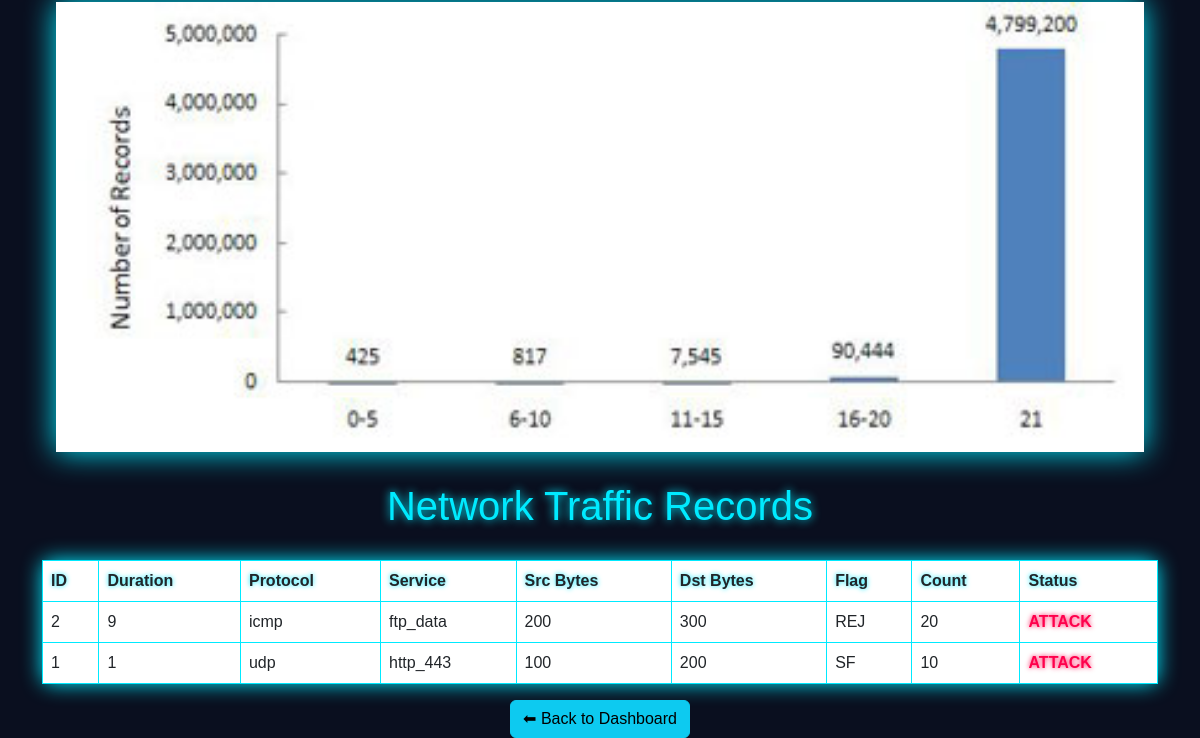
Before: /connections/ (lower part) with the older database file.
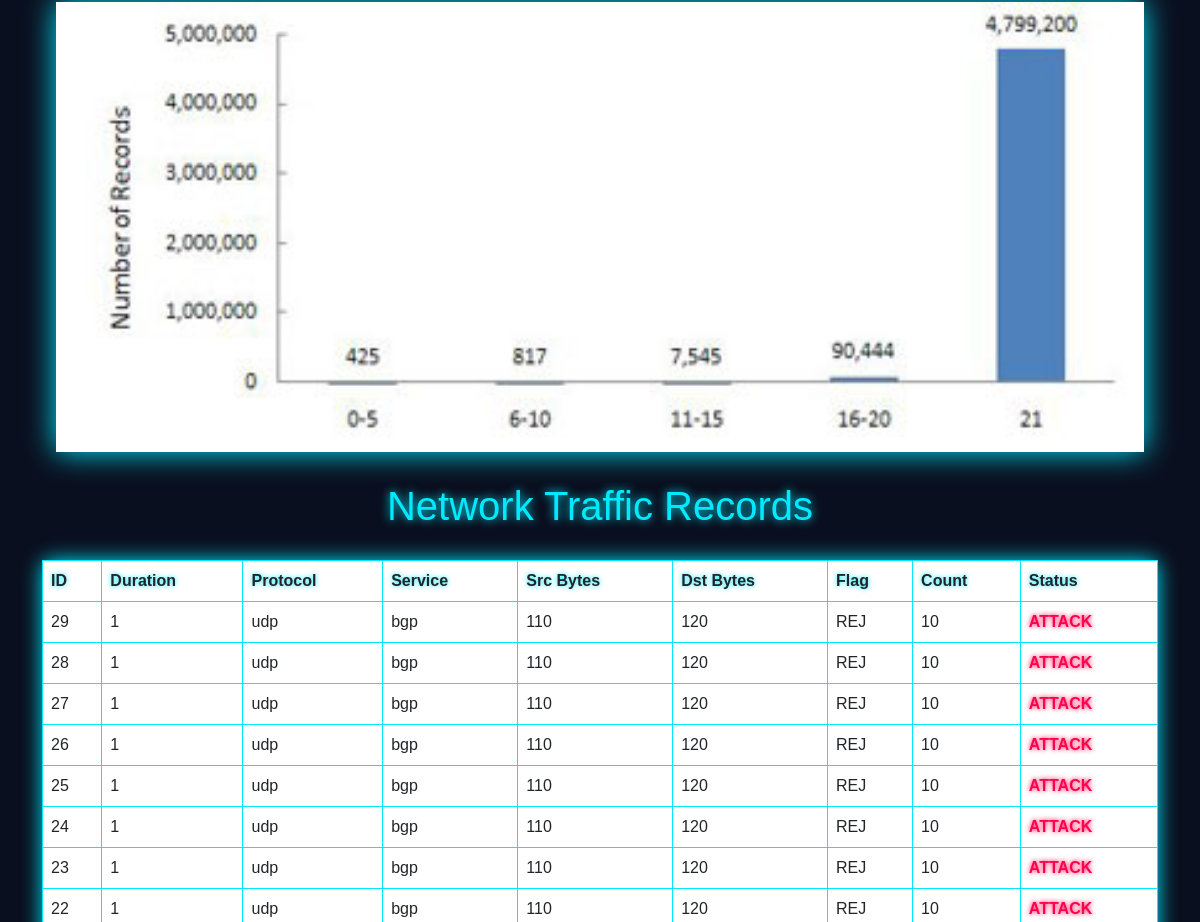
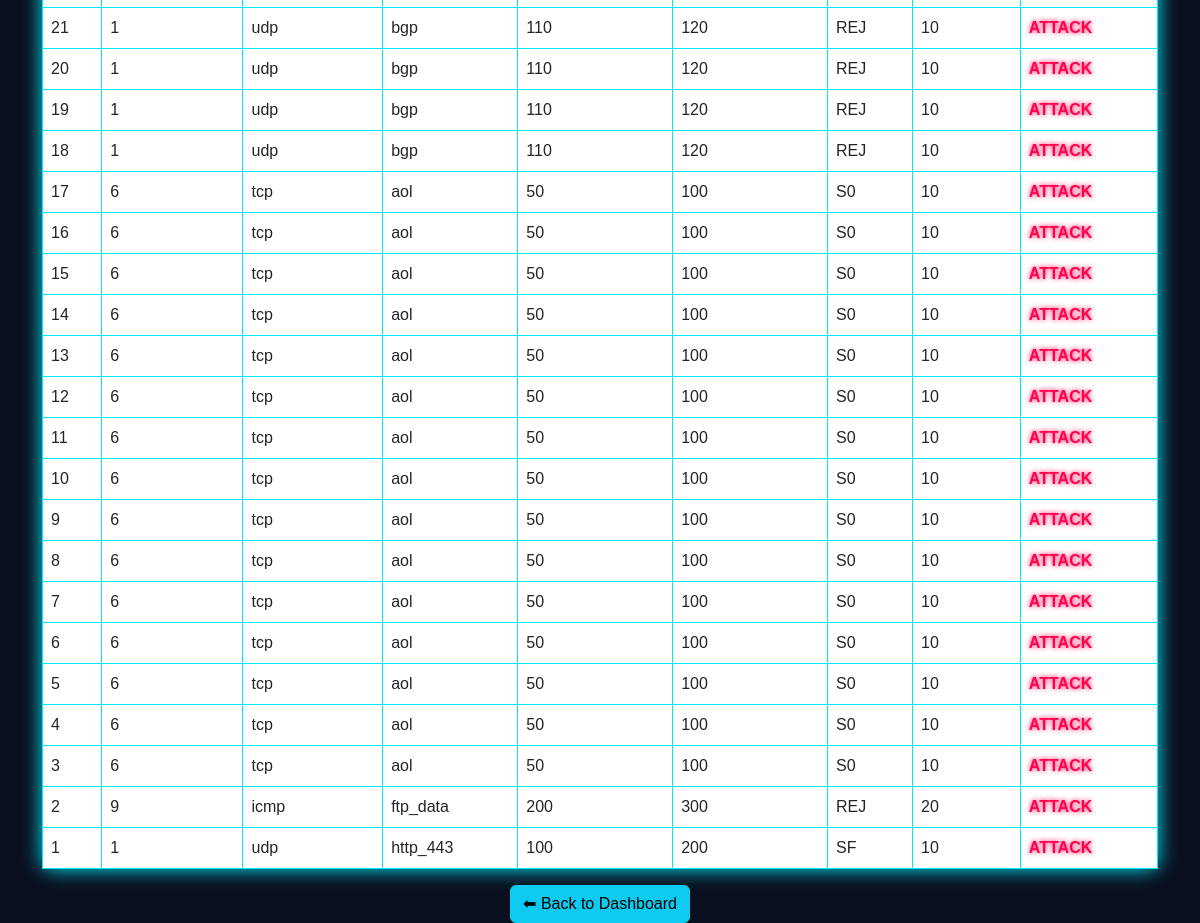
After: the same page with the newer database file (2 pictures, top to bottom).
### p_app/models.py (models this page shows, shortened)
class NetworkConnection(models.Model):
    duration = models.IntegerField()
    protocol_type = models.CharField(
        max_length=10,
        choices=[
            ('tcp', 'tcp'),
            ('udp', 'udp'),
            ('icmp', 'icmp'),
        ]
    )
    service = models.CharField(max_length=50)
    src_bytes = models.IntegerField()
    dst_bytes = models.IntegerField()
    flag = models.CharField(
        max_length=10,
        choices=[
            ('SF', 'SF'), ('S0', 'S0'), ('REJ', 'REJ'), ('RSTR', 'RSTR'),
            ('RSTO', 'RSTO'), ('SH', 'SH'), ('S1', 'S1'), ('S2', 'S2'),
            ('S3', 'S3'), ('OTH', 'OTH'), ('RSTOS0', 'RSTOS0'),
        ]
    )
    wrong_fragment = models.IntegerField()
    urgent = models.IntegerField()
    count = models.IntegerField()
    serror_rate = models.FloatField(null=True, blank=True)
    rerror_rate = models.FloatField(null=True, blank=True)
    same_srv_rate = models.FloatField(null=True, blank=True)
    diff_srv_rate = models.FloatField(null=True, blank=True)
    srv_count = models.IntegerField()
    srv_serror_rate = models.FloatField(null=True, blank=True)
    srv_rerror_rate = models.FloatField(null=True, blank=True)
    srv_diff_host_rate = models.FloatField(null=True, blank=True)
    dst_host_count = models.IntegerField()
    dst_host_srv_count = models.IntegerField()
    dst_host_same_srv_rate = models.FloatField(null=True, blank=True)
    dst_host_diff_srv_rate = models.FloatField(null=True, blank=True)
    dst_host_same_src_port_rate = models.FloatField(null=True, blank=True)
    dst_host_srv_diff_host_rate = models.FloatField(null=True, blank=True)
    dst_host_serror_rate = models.FloatField(null=True, blank=True)
    dst_host_srv_serror_rate = models.FloatField(null=True, blank=True)
    dst_host_rerror_rate = models.FloatField(null=True, blank=True)
    dst_host_srv_rerror_rate = models.FloatField(null=True, blank=True)

### p_app/views.py (the view)
# urls.py: path("connections/", views.connection_list, name="connection_list"),
def connection_list(request):
    connections = NetworkConnection.objects.all().order_by('-id')
    return render(request, "connection_list.html", {"connections": connections})

### p_app/templates/connection_list.html (shortened to what this page needs)
{% load sweetify %}
{% load static %}
<!DOCTYPE html>
<html lang="en">
<head>
    <link href="https://cdn.jsdelivr.net/npm/bootstrap@5.3.3/dist/css/bootstrap.min.css" rel="stylesheet">
    <link rel="stylesheet" href="   ">
    <link rel="stylesheet" href="https://cdn.jsdelivr.net/npm/bootstrap@5.3.0/dist/css/bootstrap.min.css">
</head>
<body>
<div style="
    display: flex;
    justify-content: center;
    align-items: center;
    gap: 40px;
    margin-top: 40px;
    flex-wrap: wrap;
">
    <img src="../static/KDDTrain1.jpg"
         style="height: 450px; filter: drop-shadow(0 0 15px #00eaff);" />
</div>
<h1 style="margin-top: 30px;">Network Traffic Records</h1>
<div class="container mt-4">
    <table class="table table-bordered table-hover cyber-table">
        <thead>
            <tr>
                <th>ID</th>
                <th>Duration</th>
                <th>Protocol</th>
                <th>Service</th>
                <th>Src Bytes</th>
                <th>Dst Bytes</th>
                <th>Flag</th>
                <th>Count</th>
                <th>Status</th>
            </tr>
        </thead>
        <tbody>
            {% for c in connections %}
            <tr>
                <td>{{ c.id }}</td>
                <td>{{ c.duration }}</td>
                <td>{{ c.protocol_type }}</td>
                <td>{{ c.service }}</td>
                <td>{{ c.src_bytes }}</td>
                <td>{{ c.dst_bytes }}</td>
                <td>{{ c.flag }}</td>
                <td>{{ c.count }}</td>
                <td>
                    {% if c.serror_rate > 0 or c.rerror_rate > 0 %}
                        <span class="status-attack">ATTACK</span>
                    {% else %}
                        <span class="status-normal">NORMAL</span>
                    {% endif %}
                </td>
            </tr>
            {% empty %}
            <tr>
                <td colspan="10" class="text-center text-light">No records found</td>
            </tr>
            {% endfor %}
        </tbody>
    </table>
    <div class="text-center">
        <a href="{% url 'dashboard' %}" class="btn btn-info btn-back">⬅ Back to Dashboard</a>
    </div>
</div>
</body>
</html>

### p_app/templates/connection_list.html (style rules this page uses)
body { background-color: #0a0f1f; color: #00eaff; font-family: 'Orbitron', sans-serif; }
h1 { text-align: center; margin-bottom: 30px; color: #00eaff; text-shadow: 0 0 10px #00eaff; }
.cyber-table { background-color: rgba(0, 0, 0, 0.4); border: 1px solid #00eaff; border-radius: 10px; box-shadow: 0 0 20px #00eaff; }
.cyber-table thead { background-color: #001a33; color: #00eaff; text-shadow: 0 0 5px #00eaff; }
.cyber-table tbody tr { color: #d1faff; }
.status-attack { color: #ff004c; font-weight: bold; text-shadow: 0 0 5px #ff004c; }
img { height: 10rem; }

Changed rows visible on the page:
added NetworkConnection: id "29", duration "1", protocol_type "udp", service "bgp", src_bytes "110", dst_bytes "120", flag "REJ", count "10", serror_rate "ATTACK"
added NetworkConnection: id "28", duration "1", protocol_type "udp", service "bgp", src_bytes "110", dst_bytes "120", flag "REJ", count "10", serror_rate "ATTACK"
added NetworkConnection: id "27", duration "1", protocol_type "udp", service "bgp", src_bytes "110", dst_bytes "120", flag "REJ", count "10", serror_rate "ATTACK"
added NetworkConnection: id "26", duration "1", protocol_type "udp", service "bgp", src_bytes "110", dst_bytes "120", flag "REJ", count "10", serror_rate "ATTACK"
added NetworkConnection: id "25", duration "1", protocol_type "udp", service "bgp", src_bytes "110", dst_bytes "120", flag "REJ", count "10", serror_rate "ATTACK"
added NetworkConnection: id "24", duration "1", protocol_type "udp", service "bgp", src_bytes "110", dst_bytes "120", flag "REJ", count "10", serror_rate "ATTACK"
added NetworkConnection: id "23", duration "1", protocol_type "udp", service "bgp", src_bytes "110", dst_bytes "120", flag "REJ", count "10", serror_rate "ATTACK"
added NetworkConnection: id "22", duration "1", protocol_type "udp", service "bgp", src_bytes "110", dst_bytes "120", flag "REJ", count "10", serror_rate "ATTACK"
added NetworkConnection: id "21", duration "1", protocol_type "udp", service "bgp", src_bytes "110", dst_bytes "120", flag "REJ", count "10", serror_rate "ATTACK"
added NetworkConnection: id "20", duration "1", protocol_type "udp", service "bgp", src_bytes "110", dst_bytes "120", flag "REJ", count "10", serror_rate "ATTACK"
added NetworkConnection: id "19", duration "1", protocol_type "udp", service "bgp", src_bytes "110", dst_bytes "120", flag "REJ", count "10", serror_rate "ATTACK"
added NetworkConnection: id "18", duration "1", protocol_type "udp", service "bgp", src_bytes "110", dst_bytes "120", flag "REJ", count "10", serror_rate "ATTACK"
added NetworkConnection: id "17", duration "6", protocol_type "tcp", service "aol", src_bytes "50", dst_bytes "100", flag "S0", count "10", serror_rate "ATTACK"
added NetworkConnection: id "16", duration "6", protocol_type "tcp", service "aol", src_bytes "50", dst_bytes "100", flag "S0", count "10", serror_rate "ATTACK"
added NetworkConnection: id "15", duration "6", protocol_type "tcp", service "aol", src_bytes "50", dst_bytes "100", flag "S0", count "10", serror_rate "ATTACK"
added NetworkConnection: id "14", duration "6", protocol_type "tcp", service "aol", src_bytes "50", dst_bytes "100", flag "S0", count "10", serror_rate "ATTACK"
added NetworkConnection: id "13", duration "6", protocol_type "tcp", service "aol", src_bytes "50", dst_bytes "100", flag "S0", count "10", serror_rate "ATTACK"
added NetworkConnection: id "12", duration "6", protocol_type "tcp", service "aol", src_bytes "50", dst_bytes "100", flag "S0", count "10", serror_rate "ATTACK"
added NetworkConnection: id "11", duration "6", protocol_type "tcp", service "aol", src_bytes "50", dst_bytes "100", flag "S0", count "10", serror_rate "ATTACK"
added NetworkConnection: id "10", duration "6", protocol_type "tcp", service "aol", src_bytes "50", dst_bytes "100", flag "S0", count "10", serror_rate "ATTACK"
added NetworkConnection: id "9", duration "6", protocol_type "tcp", service "aol", src_bytes "50", dst_bytes "100", flag "S0", count "10", serror_rate "ATTACK"
added NetworkConnection: id "8", duration "6", protocol_type "tcp", service "aol", src_bytes "50", dst_bytes "100", flag "S0", count "10", serror_rate "ATTACK"
added NetworkConnection: id "7", duration "6", protocol_type "tcp", service "aol", src_bytes "50", dst_bytes "100", flag "S0", count "10", serror_rate "ATTACK"
added NetworkConnection: id "6", duration "6", protocol_type "tcp", service "aol", src_bytes "50", dst_bytes "100", flag "S0", count "10", serror_rate "ATTACK"
added NetworkConnection: id "5", duration "6", protocol_type "tcp", service "aol", src_bytes "50", dst_bytes "100", flag "S0", count "10", serror_rate "ATTACK"
added NetworkConnection: id "4", duration "6", protocol_type "tcp", service "aol", src_bytes "50", dst_bytes "100", flag "S0", count "10", serror_rate "ATTACK"
added NetworkConnection: id "3", duration "6", protocol_type "tcp", service "aol", src_bytes "50", dst_bytes "100", flag "S0", count "10", serror_rate "ATTACK"
